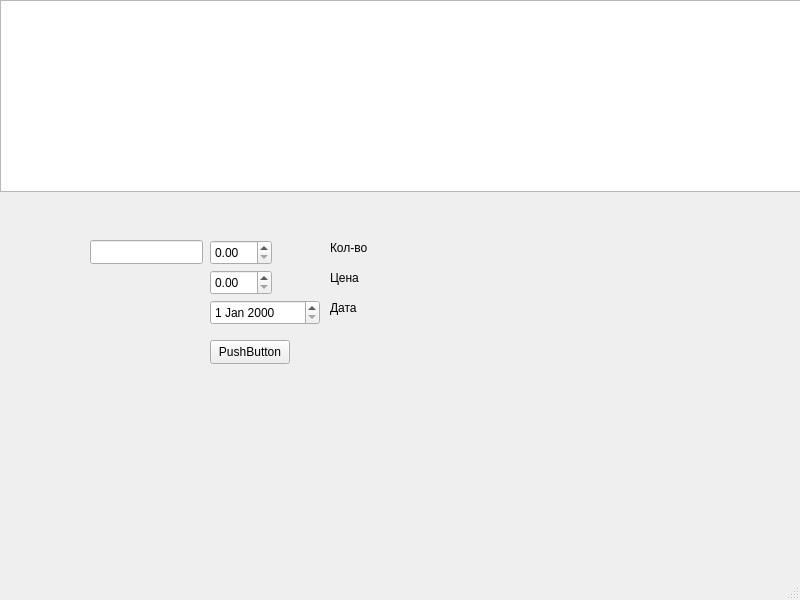
<?xml version="1.0" encoding="UTF-8"?>
<ui version="4.0">
 <class>MainWindow</class>
 <widget class="QMainWindow" name="MainWindow">
  <property name="geometry">
   <rect>
    <x>0</x>
    <y>0</y>
    <width>800</width>
    <height>600</height>
   </rect>
  </property>
  <property name="windowTitle">
   <string>MainWindow</string>
  </property>
  <widget class="QWidget" name="centralwidget">
   <widget class="QTableView" name="tableView">
    <property name="geometry">
     <rect>
      <x>0</x>
      <y>0</y>
      <width>801</width>
      <height>192</height>
     </rect>
    </property>
   </widget>
   <widget class="QLineEdit" name="assetInput">
    <property name="geometry">
     <rect>
      <x>90</x>
      <y>240</y>
      <width>113</width>
      <height>24</height>
     </rect>
    </property>
    <property name="text">
     <string/>
    </property>
   </widget>
   <widget class="QDoubleSpinBox" name="amountInput">
    <property name="geometry">
     <rect>
      <x>210</x>
      <y>240</y>
      <width>62</width>
      <height>25</height>
     </rect>
    </property>
   </widget>
   <widget class="QDoubleSpinBox" name="priceInput">
    <property name="geometry">
     <rect>
      <x>210</x>
      <y>270</y>
      <width>62</width>
      <height>25</height>
     </rect>
    </property>
   </widget>
   <widget class="QDateEdit" name="dateInput">
    <property name="geometry">
     <rect>
      <x>210</x>
      <y>300</y>
      <width>110</width>
      <height>25</height>
     </rect>
    </property>
   </widget>
   <widget class="QPushButton" name="addButton">
    <property name="geometry">
     <rect>
      <x>210</x>
      <y>340</y>
      <width>80</width>
      <height>24</height>
     </rect>
    </property>
    <property name="text">
     <string>PushButton</string>
    </property>
   </widget>
   <widget class="QLabel" name="label">
    <property name="geometry">
     <rect>
      <x>330</x>
      <y>240</y>
      <width>49</width>
      <height>16</height>
     </rect>
    </property>
    <property name="text">
     <string>Кол-во</string>
    </property>
   </widget>
   <widget class="QLabel" name="label_2">
    <property name="geometry">
     <rect>
      <x>330</x>
      <y>270</y>
      <width>49</width>
      <height>16</height>
     </rect>
    </property>
    <property name="text">
     <string>Цена</string>
    </property>
   </widget>
   <widget class="QLabel" name="label_3">
    <property name="geometry">
     <rect>
      <x>330</x>
      <y>300</y>
      <width>49</width>
      <height>16</height>
     </rect>
    </property>
    <property name="text">
     <string>Дата</string>
    </property>
   </widget>
  </widget>
  <widget class="QMenuBar" name="menubar">
   <property name="geometry">
    <rect>
     <x>0</x>
     <y>0</y>
     <width>800</width>
     <height>21</height>
    </rect>
   </property>
  </widget>
  <widget class="QStatusBar" name="statusbar"/>
 </widget>
 <resources/>
 <connections/>
</ui>
